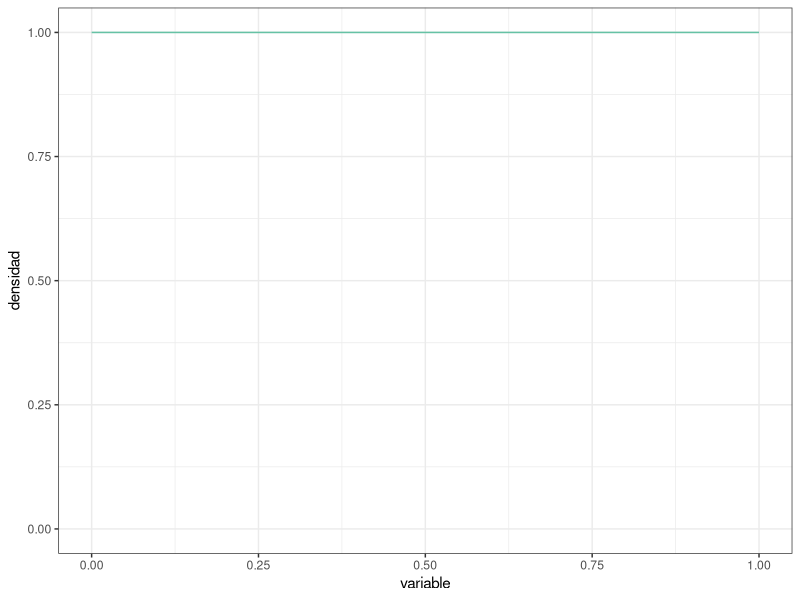
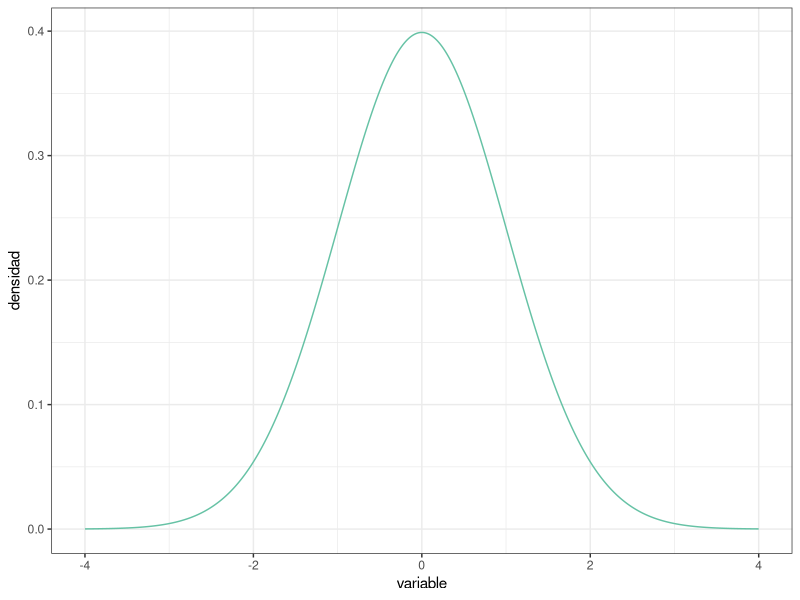
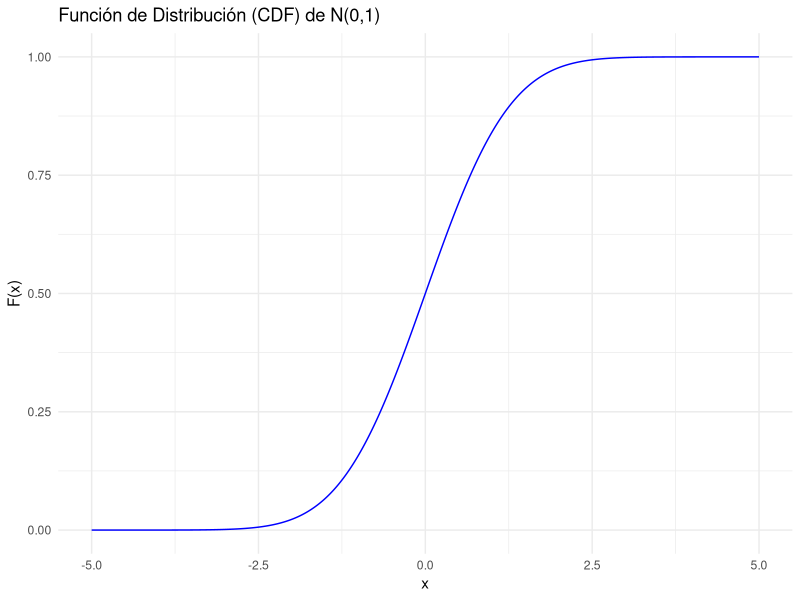
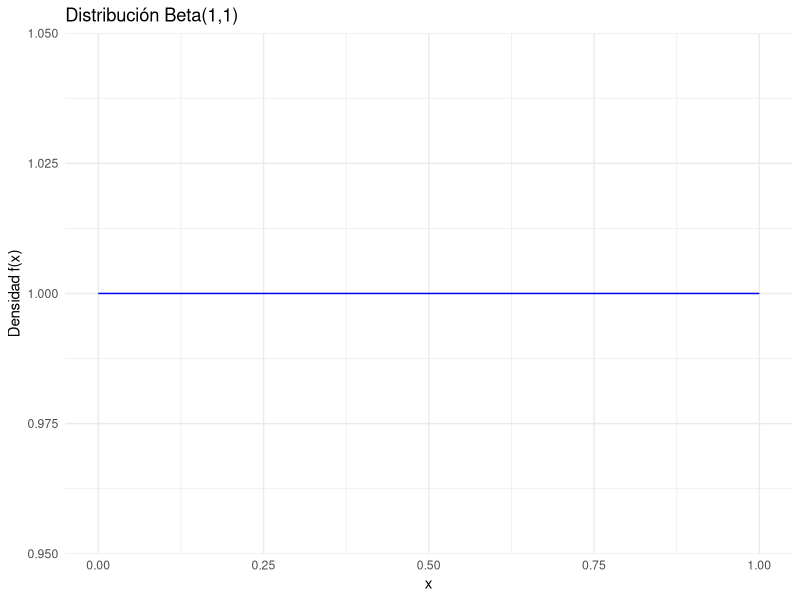
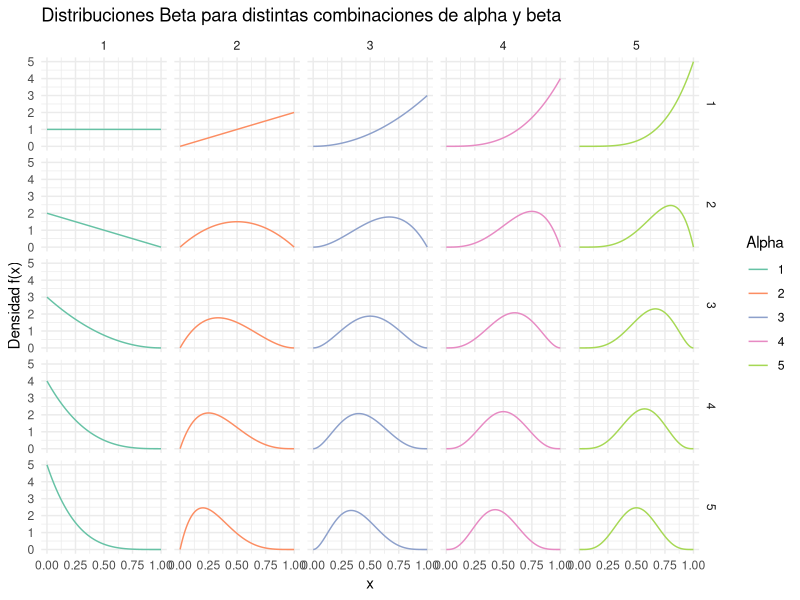
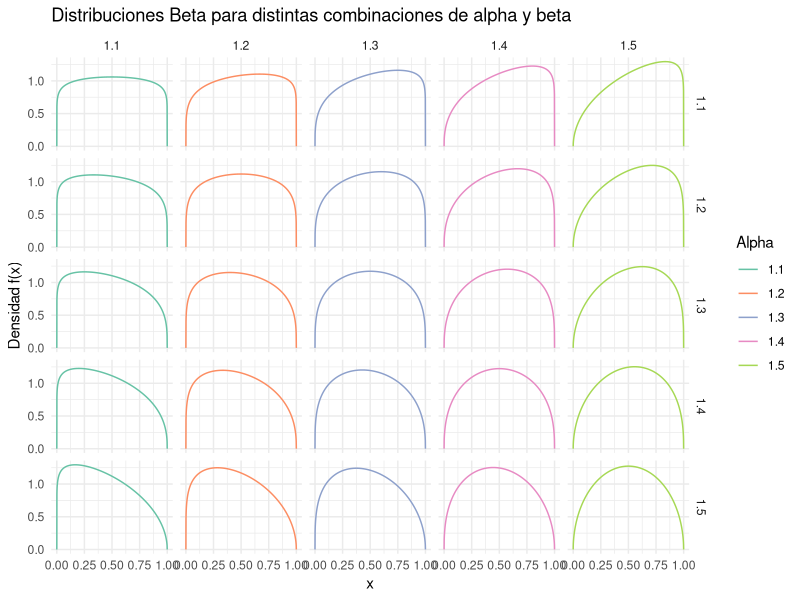
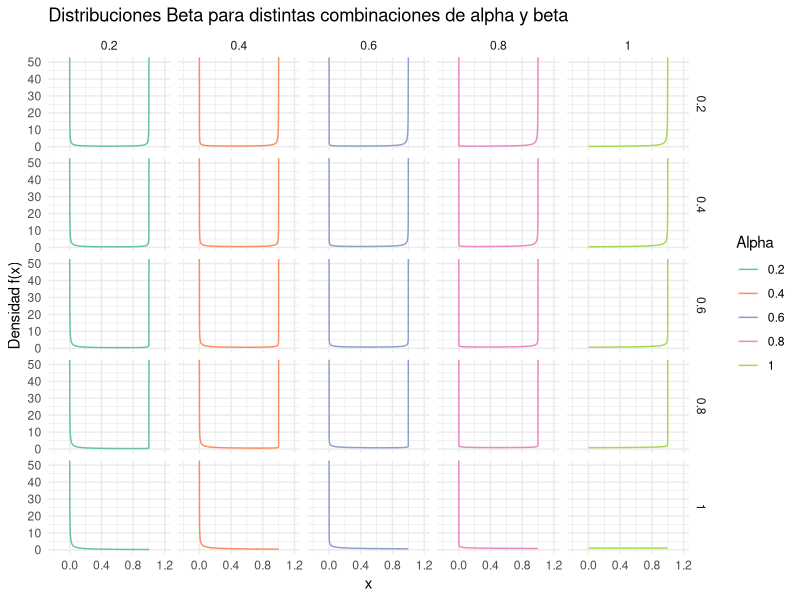
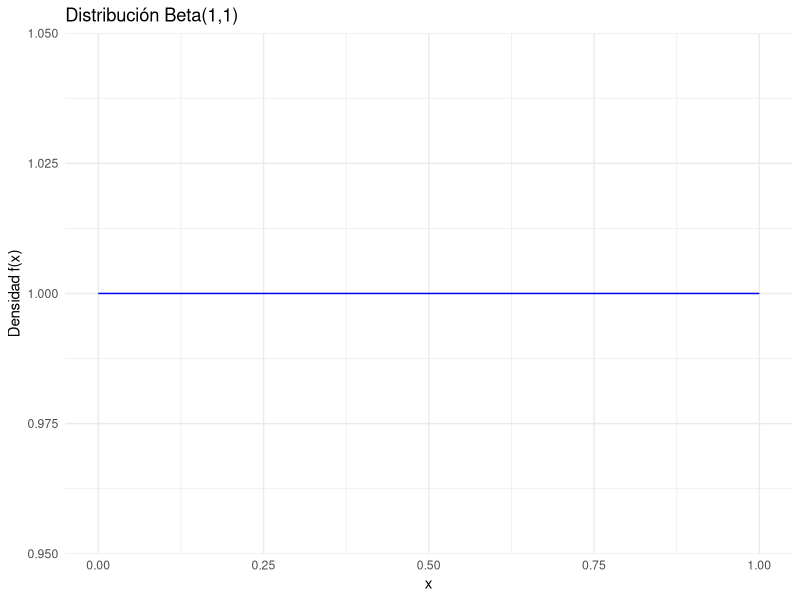

The R source for these figures, in order:
## ---- chunk 1
#| message: false

# Paquetes:
library(tidyverse)
library(RColorBrewer)


# Configuración de la salida gráfica:

PALETA <- brewer.pal(8, "Set2") # Colores por defecto
color_defecto  <- PALETA[1]
options(ggplot2.discrete.colour = PALETA)

theme_set(theme_bw()) # Tema "neutro" para la representación gráfica
## ---- chunk 2
PREC     <- 1e-3 # Precisión para representar la función de densidad (milésimas)
DENS_INF <- 0    # Rango inferior de la función de densidad
DENS_SUP <- 1    # Rango superior de la función de densidad

uniforme <- tibble( # Esta función crea un "data.frame" o tabla de datos
  variable = seq(from = DENS_INF, to = DENS_SUP, by = PREC),
  densidad = variable |> dunif(min = DENS_INF, max = DENS_SUP)
)

uniforme |> glimpse() # Muestra el objeto con los datos, contiene 2 columnas 

uniforme |> # Usando la tabla de datos antes creada, crea un objeto gráfico
  ggplot(mapping = aes(x = variable, y = densidad)) + # "Mapea" columnas a
                                                      #   coordenadas
  geom_line(color = color_defecto) + # Representa mediante una línea continua
  
  ylim( # Fija el límite inferior a 0 para mostrar el eje y completo:
    0,  # (Usa la propia distribución para establecer el límite superior)
    uniforme |> pull(densidad) |> max()
  )
## ---- chunk 3
DENS_INF <- -4 # Usamos un rango más adecuado para la normal estandarizada
DENS_SUP <-  4

normal <- tibble( # Reutilizamos `PREC` del "chunk" de código anterior
  variable = seq(from = DENS_INF, to = DENS_SUP, by = PREC),
  densidad = variable |> dnorm()
)

# Al cubrir la distribución el rango desde 0 hasta el máximo, en este caso no
#   es necesario establecer los límites manualmente
normal |>
  ggplot(mapping = aes(x = variable, y = densidad)) +
  geom_line(color = color_defecto)
## ---- chunk 4
uniforme |> summarize(integral = PREC * sum(densidad))
## ---- chunk 5
uniforme |> summarize(
  integral = PREC * (sum(densidad) - 0.5 * (first(densidad) + last(densidad)))
)
## ---- chunk 6
normal |> summarize(
  integral = sum(densidad) * PREC
)
## ---- chunk 7
tibble( # Ampliando el rango a [-10, 10]:
  variable = seq(from = -10, to = 10, by = PREC),
  densidad = variable |> dnorm()
) |>
  summarize(integral = sum(densidad) * PREC)

tibble( # Usando precisión de "millonésimas":
  variable = seq(from = DENS_INF, to = DENS_SUP, by = 1e-6),
  densidad = variable |> dnorm()
) |>
  summarize(integral = sum(densidad) * 1e-6) # Misma precisión en la integral
## ---- chunk 8
uniforme |> summarize(
  integral = PREC * sum(densidad),
  integral = integral / integral # Normalización
)

normal |> summarize(
  integral = PREC * sum(densidad),
  integral = integral / integral # Normalización
)
## ---- chunk 9
resultado <- tibble(
  variable = seq(from = -5, to = 5, by = 1e-6),
  densidad = variable |> dnorm()
)
max_densidad <- max(resultado$densidad)
## ---- chunk 10
pos_max <- which(resultado$densidad==max_densidad)
valor <- resultado$variable[pos_max]
## ---- chunk 11
cdf <- pnorm(seq(from = -5, to = 5, by = PREC))

# Crear un dataframe
df <- tibble(x = seq(from = -5, to = 5, by = PREC), cdf = cdf)

# Graficar la CDF
ggplot(df, aes(x = x, y = cdf)) +
  geom_line(color = "blue") +
  labs(title = "Función de Distribución (CDF) de N(0,1)",
       x = "x",
       y = "F(x)") +
  theme_minimal()
## ---- chunk 12
valor_esperado <- sum(resultado$variable * resultado$densidad * 1e-6)
valor_esperado
## ---- chunk 13
x_vals <- seq(0, 1, by = 0.001)
beta <- dbeta(x =x_vals ,shape1 = 1,shape2 = 1)
#Dataframe para graficar
df <- tibble(x = x_vals, densidad = beta)
ggplot(df, aes(x=x,y=densidad))+
  geom_line(color="blue")+
  labs(title = "Distribución Beta(1,1)",
       x = "x",
       y = "Densidad f(x)") +
  theme_minimal()
## ---- chunk 14
# Definir combinaciones de alpha y beta
alpha_vals <- c(1,2,3,4,5)
beta_vals <- c(1,2,3,4,5)

df <- expand.grid(alpha = alpha_vals, beta = beta_vals, x = x_vals) %>%
  mutate(densidad = dbeta(x, shape1 = alpha, shape2 = beta))

ggplot(df, aes(x = x, y = densidad, color = factor(alpha))) +
  geom_line() +
  facet_grid(beta ~ alpha) +
  labs(title = "Distribuciones Beta para distintas combinaciones de alpha y beta",
       x = "x",
       y = "Densidad f(x)",
       color = "Alpha") +
  theme_minimal()
## ---- chunk 15
alpha_vals <- c(1.1,1.2,1.3,1.4,1.5)
beta_vals <- c(1.1,1.2,1.3,1.4,1.5)

df <- expand.grid(alpha = alpha_vals, beta = beta_vals, x = x_vals) %>%
  mutate(densidad = dbeta(x, shape1 = alpha, shape2 = beta))

ggplot(df, aes(x = x, y = densidad, color = factor(alpha))) +
  geom_line() +
  facet_grid(beta ~ alpha) +
  labs(title = "Distribuciones Beta para distintas combinaciones de alpha y beta",
       x = "x",
       y = "Densidad f(x)",
       color = "Alpha") +
  theme_minimal()
## ---- chunk 16
alpha_vals <- c(0.2,0.4,0.6,0.8,1)
beta_vals <- c(0.2,0.4,0.6,0.8,1)

df <- expand.grid(alpha = alpha_vals, beta = beta_vals, x = x_vals) %>%
  mutate(densidad = dbeta(x, shape1 = alpha, shape2 = beta))

ggplot(df, aes(x = x, y = densidad, color = factor(alpha))) +
  geom_line() +
  facet_grid(beta ~ alpha) +
  labs(title = "Distribuciones Beta para distintas combinaciones de alpha y beta",
       x = "x",
       y = "Densidad f(x)",
       color = "Alpha") +
  xlim(-0.2, 1.2) +
  theme_minimal()
## ---- chunk 17
x_vals <- seq(0, 1, by = PREC)
beta <- dbeta(x =x_vals ,shape1 = 1,shape2 = 1)
#Dataframe para graficar
df <- tibble(x = x_vals, densidad = beta)
ggplot(df, aes(x=x,y=densidad))+
  geom_line(color="blue")+
  labs(title = "Distribución Beta(1,1)",
       x = "x",
       y = "Densidad f(x)") +
  theme_minimal()
## ---- chunk 18
aceptacion_muestra <- tibble(
  id_participante   = 1:22,
  resp_descarga_app = c(
    "Si", "Si", "No", "No", "Si", "Si", "Si", "Si", "No", "Si", "Si",
    "Si", "Si", "Si", "Si", "Si", "No", "Si", "No", "Si", "Si", "Si"
  )
)
## ---- chunk 19
y <- sum(aceptacion_muestra$resp_descarga_app == "Si") #Número de veces que respondieron "sí"
n <- nrow(aceptacion_muestra) #Tamaño de la muestra
#Valores de parámetros de la distribución posterior
alpha_post <- 1 + y
beta_post <- 1 + (n - y)

x_vals <- seq(0, 1, by = PREC) #Soporte de la distribución

beta_prev <- dbeta(x_vals, shape1 = 1, shape2 = 1)  # Distribución previa Beta(1,1)
beta_posterior <- dbeta(x_vals, shape1 = alpha_post, shape2 = beta_post) #Distribución podterior Beta(18,6)

# Crear dataframe
df <- tibble(
  x = rep(x_vals, 2),
  densidad = c(beta_prev, beta_posterior),
  Distribución = rep(c("Previa: Beta(1,1)", "Posterior: Beta(18,6)"), each = length(x_vals))
)

# Graficar con ggplot
ggplot(df, aes(x = x, y = densidad, color = Distribución)) +
  geom_line() +
  labs(
    title = "Distribuciones previa y posterior de Tasa de Aceptación",
    x = expression("Tasa de Aceptación " ~ (theta)),
    y = "Densidad"
  ) +
  theme_minimal()
## ---- chunk 20
valor_esperado <- alpha_post / (alpha_post + beta_post)

moda <- (alpha_post - 1) / (alpha_post + beta_post - 2)

# Imprimir resultados con precisión
cat("Valor esperado:", valor_esperado, "\n")
cat("Moda:", moda, "\n")
## ---- chunk 21
aceptacion_muestra_2 <- tibble(
  id_participante   = 1:113,
  resp_descarga_app = c(
    "Si", "Si", "No", "No", "Si", "Si", "Si", "Si", "No", "Si", "Si",
    "Si", "Si", "Si", "Si", "Si", "No", "Si", "No", "Si", "Si", "Si", 
    "No", "Si", "Si", "Si", "Si", "No", "No", "Si", "No", "Si", "Si", 
    "Si", "Si", "Si", "No", "Si", "No", "No", "Si", "No", "Si", "Si", 
    "No", "No", "No", "Si", "No", "No", "Si", "Si", "No", "No", "Si", 
    "No", "Si", "No", "No", "No", "Si", "Si", "No", "Si", "Si", "No", 
    "Si", "Si", "No", "Si", "Si", "No", "Si", "No", "Si", "No", "Si", 
    "No", "No", "No", "Si", "Si", "No", "No", "Si", "Si", "No", "No", 
    "No", "Si", "Si", "No", "Si", "Si", "No", "Si", "Si", "Si", "Si", 
    "No", "Si", "No", "No", "No", "No", "No", "Si", "No", "No", "Si", 
    "Si", "Si", "Si"
  )
)
## ---- chunk 22
# Parámetros de las distribuciones
alpha_prev <- 1
beta_prev <- 1
alpha_post_1 <- 18
beta_post_1 <- 6
alpha_post_2 <- 83
beta_post_2 <- 54

# Calcular las densidades de cada distribución
beta_previa <- dbeta(x_vals, shape1 = alpha_prev, shape2 = beta_prev)  # Beta(1,1)
beta_posterior_1 <- dbeta(x_vals, shape1 = alpha_post_1, shape2 = beta_post_1)  # Beta(18,6)
beta_posterior_2 <- dbeta(x_vals, shape1 = alpha_post_2, shape2 = beta_post_2)  # Beta(83,54)

# Crear un dataframe para graficar
df <- tibble(
  x = rep(x_vals, 3),
  densidad = c(beta_previa, beta_posterior_1, beta_posterior_2),
  Distribución = rep(c("Previa 1: Beta(1,1)", "Posterior 1 (Previa 2): Beta(18,6)", "Posterior 2: Beta(83,54)"), each = length(x_vals))
)

# Graficar con ggplot
ggplot(df, aes(x = x, y = densidad, color = Distribución)) +
  geom_line() +
  labs(
    title = "Distribuciones previas y posterior de Tasa de Aceptación",
    x = expression("Tasa de Aceptación " ~ (theta)),
    y = "Densidad"
  ) +
  theme_minimal()

## ---- chunk 23
valor_esperado_2 <- alpha_post_2 / (alpha_post_2 + beta_post_2)
moda_2 <- (alpha_post_2 - 1) / (alpha_post_2 + beta_post_2 - 2)
cat("Nuevo valor esperado:", round(valor_esperado_2, 4), "\n")
cat("Nueva moda:", round(moda_2, 4), "\n")
## ---- chunk 24
aceptacion_muestra_total <- bind_rows(
  aceptacion_muestra, aceptacion_muestra_2
) |>
  mutate(id_participante = row_number()) # Los ID están colapsados en una serie
y_total <- sum(aceptacion_muestra_total$resp_descarga_app == "Si") #Número de veces que respondieron "sí"
## ---- chunk 25
# Parámetros de la nueva distribución posterior (colapsada)
alpha_post_3 <- 83
beta_post_3 <- 54

# Calcular la densidad de la nueva posterior
x_vals_beta <- seq(0, 1, by = PREC) #Soporte
beta_posterior_3 <- dbeta(x_vals_beta, shape1 = alpha_post_3, shape2 = beta_post_3)
 #Soporte de la distribución
# Crear un nuevo dataframe con las 4 distribuciones
df_total <- tibble(
  x = rep(x_vals_beta, 4),
  densidad = c(beta_previa, beta_posterior_1, beta_posterior_2, beta_posterior_3),
  Distribución = rep(
    c("Previa 1: Beta(1,1)", 
      "Posterior 1 (Previa 2): Beta(18,6)", 
      "Posterior 2 (Previa 3): Beta(83,54)", 
      "Posterior 3: Beta(83,54)"), 
    each = length(x_vals_beta)
  )
)

# Graficar todas las curvas con líneas diferenciadas
ggplot(df_total, aes(x = x, y = densidad, color = Distribución, linetype = Distribución)) +
  geom_line() +
  scale_linetype_manual(values = c(
    "Previa 1: Beta(1,1)" = "solid",
    "Posterior 1 (Previa 2): Beta(18,6)" = "solid",
    "Posterior 2 (Previa 3): Beta(83,54)" = "solid",
    "Posterior 3: Beta(83,54)" = "dashed"
  )) +
  labs(
    title = "Distribuciones previas y posterior de Tasa de Aceptación",
    x = expression("Tasa de Aceptación " ~ (theta)),
    y = "Densidad"
  ) +
  theme_minimal()


# Calcular estimadores para la distribución final (colapsada)
valor_esperado_3 <- alpha_post_3 / (alpha_post_3 + beta_post_3)
moda_3 <- (alpha_post_3 - 1) / (alpha_post_3 + beta_post_3 - 2)
cat("Valor esperado posterior (total):", round(valor_esperado_3, 4), "\n")
cat("Moda posterior (total):", round(moda_3, 4), "\n")
## ---- chunk 26
  clase_1 <- tibble(
    id     = 1:27,
    tiempo = c(
      242, 249, 278, 273, 227, 257, 276, 236, 214, 141, 200, 201, 
      228, 271, 160, 275, 156, 246, 293, 306, 263, 247, 224, 160, 277, 
      168, 250
    )
  )
  
  clase_2 <- tibble(
    id     = 1:24,
    tiempo = c(
      195, 176, 237, 258, 226, 254, 292, 212, 215, 298, 235, 244, 
      144, 227, 166, 194, 261, 187, 224, 233, 180, 167, 193, 282
    )
  )
## ---- chunk 27
# Juntar los datos
lectura <- bind_rows(clase_1, clase_2)

n <- nrow(lectura)
y_barra <- round(mean(lectura$tiempo),2)
sigma2 <- round(var(lectura$tiempo),2)
## ---- chunk 28
# Parámetros de la previa
mu_0 <- 247
sigma2_0 <- 1156

# Factor de credibilidad
k <- n / (n + (sigma2 / sigma2_0))

# Media y varianza posterior
mu_post <- (1 - k) * mu_0 + k * y_barra
sigma2_post <- k*(sigma2/n)
## ---- chunk 29
# Eje x ±4 desviaciones de la distribución previa)
sigma_0 <- sqrt(sigma2_0)
x_vals <- seq(mu_0 - 4 * sigma_0, mu_0 + 4 * sigma_0, by = PREC)

# Calcular densidades para previa y posterior
sigma_post <- sqrt(sigma2_post)
df <- tibble(
  x = rep(x_vals, 2),
  densidad = c(
    dnorm(x_vals, mean = mu_0, sd = sigma_0),
    dnorm(x_vals, mean = mu_post, sd = sigma_post)
  ),
  Distribución = rep(c("Previa: Normal(247,1156)", "Posterior: Normal(228.4,36.11)"), each = length(x_vals))
)

# Graficar ambas distribuciones
ggplot(df, aes(x = x, y = densidad, color = Distribución)) +
  geom_line() +
  labs(
    title = "Distribuciones previa y posterior de la media de Rapidez de Lectura",
    x = expression("Rapidez de Lectura" ~ (mu)),
    y = "Densidad"
  ) +
  theme_minimal()

#Obtener el valor esperado y la moda de la distribución posterior
posterior <- df %>% filter(Distribución == "Posterior")
dx <- PREC
esperado <- round(sum((posterior$x * posterior$densidad) * dx), 2)
moda <- round(posterior$x[which.max(posterior$densidad)],2)
